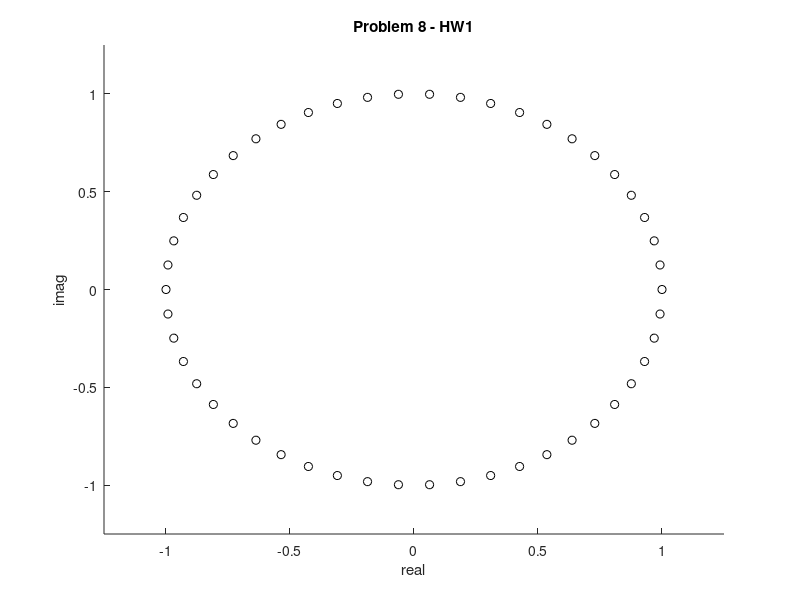

Recreate this plot in MATLAB. (Note: this script raises an error after producing the figure.)
hold on
for n = 0:49
   plot(cos(1 / 50 * (2 * pi + 2 * n * pi)), sin(1 / 50 * (2 * pi + 2 * n * pi)),'ko');
end
xlim([-1.25 1.25]);
ylim([-1.25 1.25]);
title("Problem 8 - HW1");
xlabel("real");
ylabel("imag");
yline(0);
xline(0);
